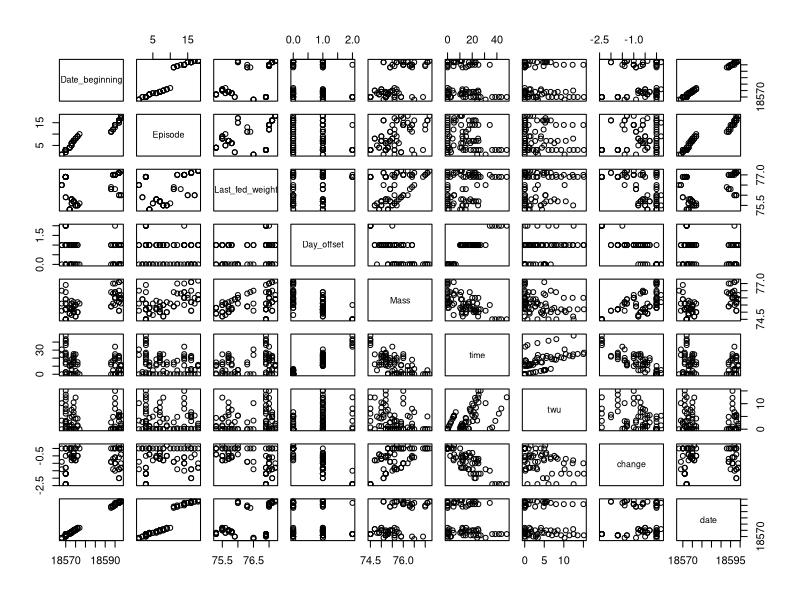
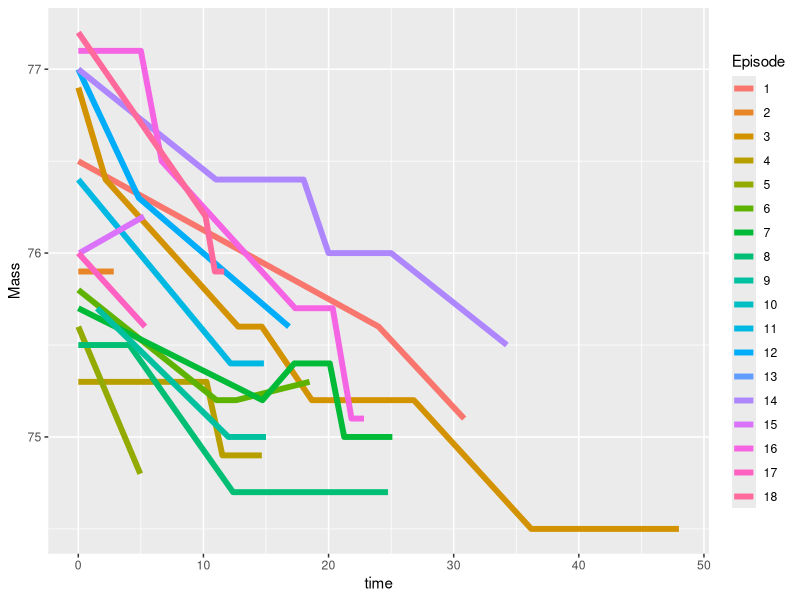
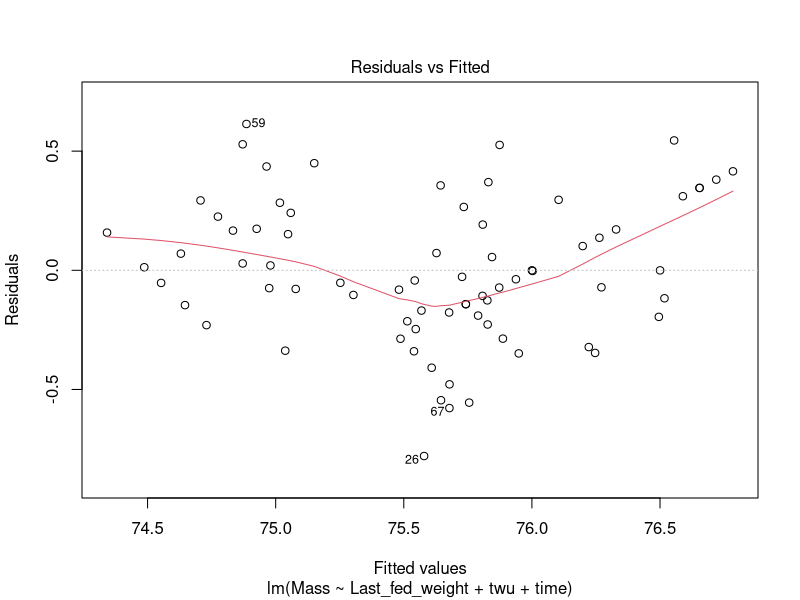
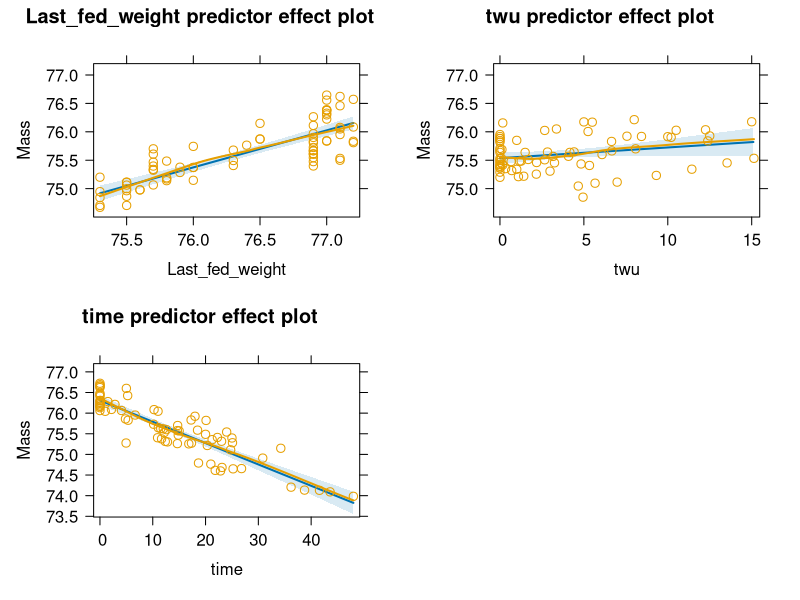
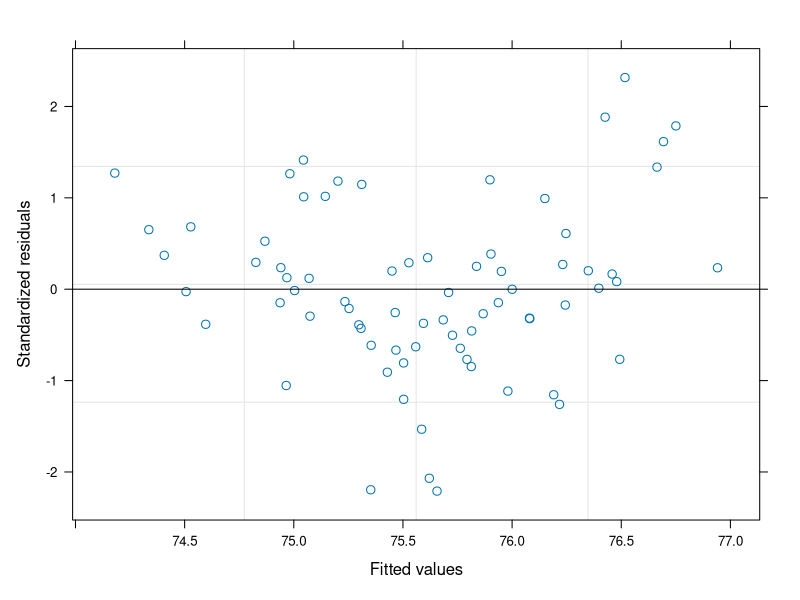

Recreate these plots in R, in order. (Note: this script raises an error after producing the figures.)
library(readr)
library(effects)
library(nlme)
library(ggplot2)
library(splines)


fast_sleep      <- read_delim("fast_sleep_data.txt", 
                              "\t", escape_double = FALSE, locale = locale(decimal_mark = ","), 
                              trim_ws = TRUE)

fs <- read_delim("fast_sleep_data.txt",
                  "\t", escape_double = FALSE, locale = locale(), 
                  trim_ws = TRUE)

#write.table(fast_sleep, file = "data.txt", sep = ";", dec = ",")

#View(fast_sleep)

fast_sleep$Date_beginning <- as.numeric( as.Date( fs$Date_beginning, format = "%Y.%m.%d"))
fast_sleep$time <- as.numeric(
                     fast_sleep$Day_offset * 24 * 3600 + 
                     fast_sleep$Time_of_measurement - 
                     fast_sleep$Finished_eating
                   ) / 3600

fast_sleep$twu     <- as.numeric(fast_sleep$Time_of_measurement - fast_sleep$Woke_up) / 3600
fast_sleep$twu     <- ifelse( fast_sleep$twu > fast_sleep$time, fast_sleep$time, fast_sleep$twu)
fast_sleep         <- fast_sleep[is.na(fast_sleep$Mass)==FALSE,]
fast_sleep$change  <- fast_sleep$Mass - fast_sleep$Last_fed_weight
fast_sleep$date    <- fast_sleep$Date_beginning + fast_sleep$Day_offset


fsn <- fast_sleep[ , unlist(lapply(fast_sleep, is.numeric)) == TRUE]
fsn <- fsn[ , -6]
cor( fsn)
pairs( fsn)

fast_sleep$Episode <- as.factor( fast_sleep$Episode)

ggplot(fast_sleep, aes( x = time, y = Mass, group = Episode, color = Episode)) +
  geom_line(size = 2)


mod1 <- lm( Mass ~ Last_fed_weight + twu + time , data = fast_sleep)
summary(mod1)
plot(mod1,1)
plot(predictorEffects(mod1,residuals=TRUE))
BIC(mod1)

### NLME

mod2 <- lme( Mass ~ Last_fed_weight + twu + time , 
             random = ~1|Episode,
             data = fast_sleep)

summary(mod2)
plot(mod2)
plot(predictorEffects(mod2,residuals=TRUE))
BIC(mod2)


#####
### Change (ez a kérdés voltaképpen...)

mod3 <- lme( change ~ twu + time, 
             random = ~1|Episode,
             data = fast_sleep)

summary(mod3)
plot(mod3)
plot(predictorEffects(mod3,residuals=TRUE))
BIC(mod3)

### Másképpen

mod4 <- lme( change ~ time, # + Last_fed_weight, 
             random = ~1|Episode,
             #random=list(gen = pdDiag(~ Episode)),
             data = fast_sleep)


summary(mod4)
plot(mod4)
plot(predictorEffects(mod4,residuals=TRUE))
BIC(mod4)

### Splineokkal

mod5 <- lme( change ~ ns(time,4) + ns(twu,3) + Last_fed_weight, 
             random = ~1|Episode,
             data = fast_sleep)

# summary(mod5)
plot(mod5)
plot(predictorEffects(mod5,residuals=TRUE))
BIC(mod5)

#### Optimalizáljuk BIC-re

df <- expand.grid( time = 1:5,
                   twu  = 1:5,
                   lfw  = 1,
                   BIC  = 0)

for ( i in 1:nrow(df)) {
  f <- formula( paste( "change ~ ns(time,", 
                       df$time[i],
                       ") + ns(twu,", 
                       df$twu[i], 
                       ") + Last_fed_weight"))
  m <- lme( f, random = ~1|Episode, data = fast_sleep)
  df$BIC[i] <- BIC(m)
  
}

ggplot( df, aes( x = time, y = BIC, group = twu, color = as.factor(twu))) +
  geom_line(size=2)

mod5 <- lme( change ~ ns(time, 4) + ns(twu, 3) + Last_fed_weight, 
             random = ~1|Episode,
             data = fast_sleep)

# summary(mod5)
plot(mod5)
plot(predictorEffects(mod5,residuals=TRUE))
BIC(mod5)


### Splineokkal, change-re

df <- expand.grid( time = 1:5,
                   twu  = 1:4,
                   lfw  = 1:4,
                   BIC  = 0)

for ( i in 1:nrow(df)) {
  f <- formula( paste( "change ~ ns(time,", 
                       df$time[i],
                       ") + ns(twu,", 
                       df$twu[i], 
                       ") + ns(Last_fed_weight,",
                       df$lfw[i], ")"))
  m <- lme( f, random = ~1|Episode, data = fast_sleep)
  df$BIC[i] <- BIC(m)
  
}

ggplot( df, aes( x = time, y = BIC, group = twu, color = as.factor(twu))) +
  geom_line(size=2) +
  facet_wrap(facets="lfw")

mod7 <- lme( change ~ ns(time, 4)+ ns(twu, 4) + ns(Last_fed_weight, 3), 
             random = ~1|Episode,
             data = fast_sleep)

summary(mod7)$BIC
plot(mod7)
plot(predictorEffects(mod7,residuals=TRUE))

#####
### Splineokkal, nem change-re

df <- expand.grid( time = 1:5,
                   twu  = 1:4,
                   lfw  = 1:5,
                   BIC  = 0)

for ( i in 1:nrow(df)) {
  f <- formula( paste( "Mass ~ ns(time,", 
                       df$time[i],
                       ") + ns(twu,", 
                       df$twu[i], 
                       ") + ns(Last_fed_weight,",
                       df$lfw[i], ")"))
  m <- lme( f, random = ~1|Episode, data = fast_sleep)
  df$BIC[i] <- BIC(m)
  
}

ggplot( df, aes( x = time, y = BIC, group = twu, color = as.factor(twu))) +
  geom_line(size=2) +
  facet_wrap(facets="lfw")

mod6 <- lme( Mass ~ ns(time, 4) + ns(Last_fed_weight,3) + ns(twu, 4) + ns(date,3), 
             random = ~1|Episode,
             data = fast_sleep)

summary(mod6)$BIC
plot(mod6)
plot(predictorEffects(mod6,residuals=TRUE))


plot(fast_sleep$date,fast_sleep$time)
